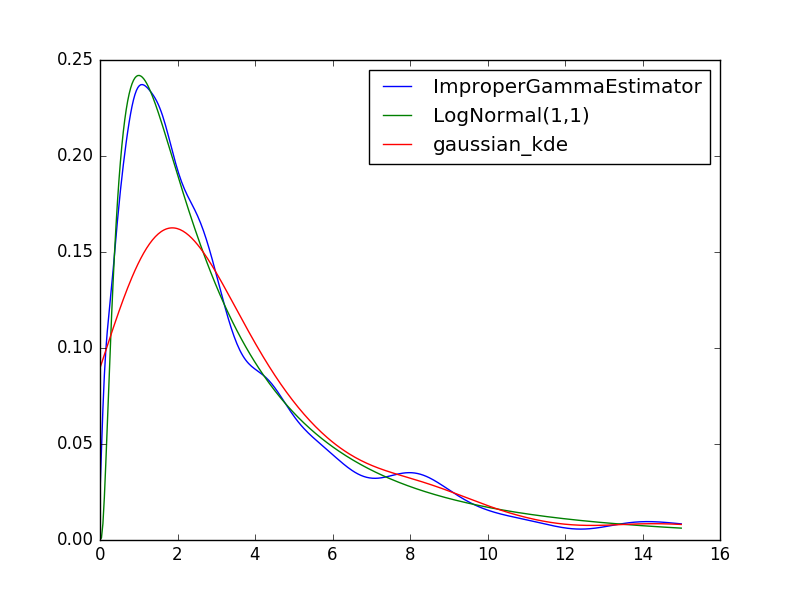

Python code for this plot:
import numpy as np
from asymmetric_kde import ImproperGammaEstimator
import matplotlib.pyplot as plt
from scipy.stats import lognorm, gaussian_kde

# Generate 500 samples
distribution = lognorm(1, scale=np.exp(1))
samples = distribution.rvs(500)
# Use an improper gamma estimator with plugin bandwidth estimation
ige = ImproperGammaEstimator(samples, 'plugin')

# Plot the resulting density
x = np.linspace(0, 15, 400)
plt.plot(x, ige(x), label='ImproperGammaEstimator')

# Plot the true density
plt.plot(x, distribution.pdf(x), label='LogNormal(1,1)')

# Plot a naive Gaussian estimate
kde = gaussian_kde(samples)
plt.plot(x, kde(x), label='gaussian_kde')
plt.legend()
plt.savefig('example.png')
plt.show()
